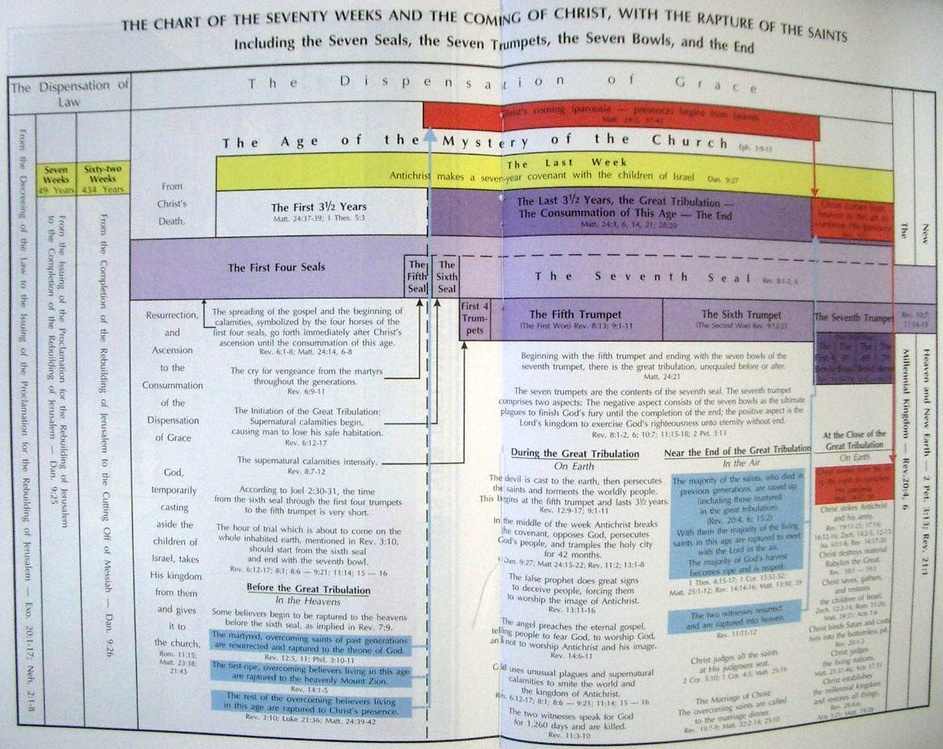
#> input picture Jubilee App/70weeks.jpg, 943 x 749 px, shrunk from 1157 x 919 before the run
$ python -i ocr_service.py   (imports and definitions only)
#> lines starting #> are read from the running program, lines starting #| are printed output that depends on the picture
import os
import tempfile
from typing import Dict
import pytesseract
from PIL import Image, ImageEnhance, ImageFilter
import cv2
import numpy as np

class OCRService:
    def __init__(self):
        # Configure tesseract if needed
        # pytesseract.pytesseract.tesseract_cmd = '/usr/bin/tesseract'  # Adjust path if needed
        pass

    def process_image(self, image_path: str) -> Dict:
        """Extract text from image using OCR"""
        try:
            # Enhance image for better OCR
            enhanced_path = self._enhance_image(image_path)

            # Extract text using tesseract
            text = pytesseract.image_to_string(
                Image.open(enhanced_path),
                config='--psm 6'  # Assume uniform block of text
            )

            # Clean up enhanced image
            if enhanced_path != image_path:
                os.remove(enhanced_path)

            # Clean extracted text
            cleaned_text = self._clean_extracted_text(text)

            return {
                'success': True,
                'text': cleaned_text,
                'original_text': text,
                'confidence': self._estimate_confidence(text)
            }

        except Exception as e:
            return {
                'success': False,
                'error': str(e)
            }

    def _enhance_image(self, image_path: str) -> str:
        """Enhance image quality for better OCR results"""
#> called with image_path = '../../../Jubilee App/70weeks.jpg'
        try:
            # Open image with PIL
            image = Image.open(image_path)
#> image is the input picture: PIL image 943x749 RGB; mean R, G, B 192.1, 192.9, 194.2

            # Convert to grayscale
            if image.mode != 'L':
                image = image.convert('L')
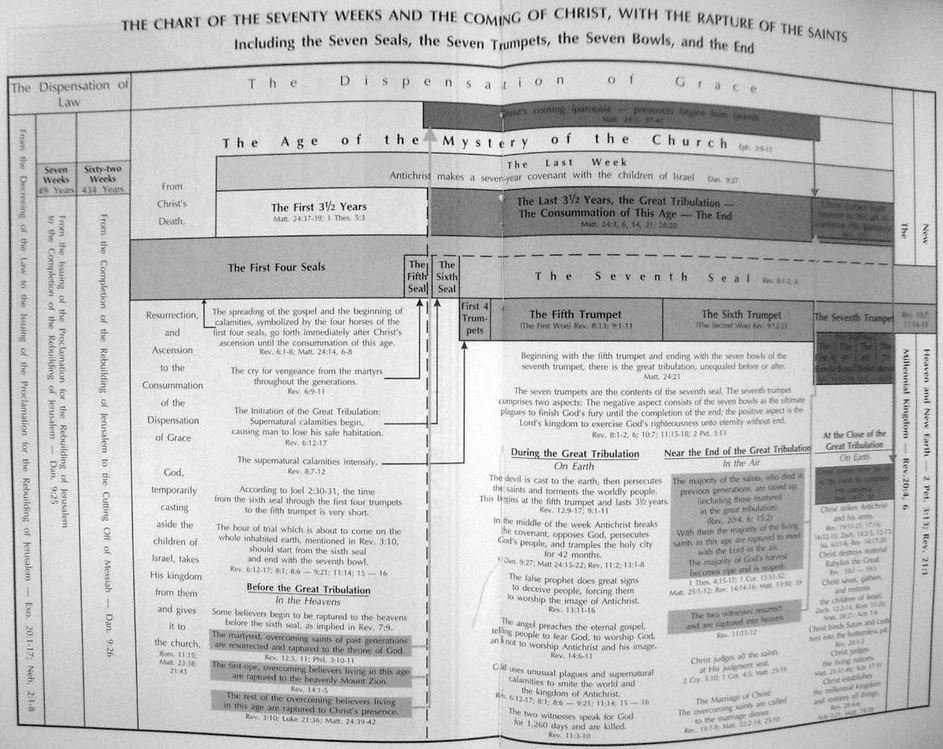
#> image: PIL image 943x749 L; min 0, max 255, mean 192.9

            # Enhance contrast
            enhancer = ImageEnhance.Contrast(image)
            image = enhancer.enhance(2.0)
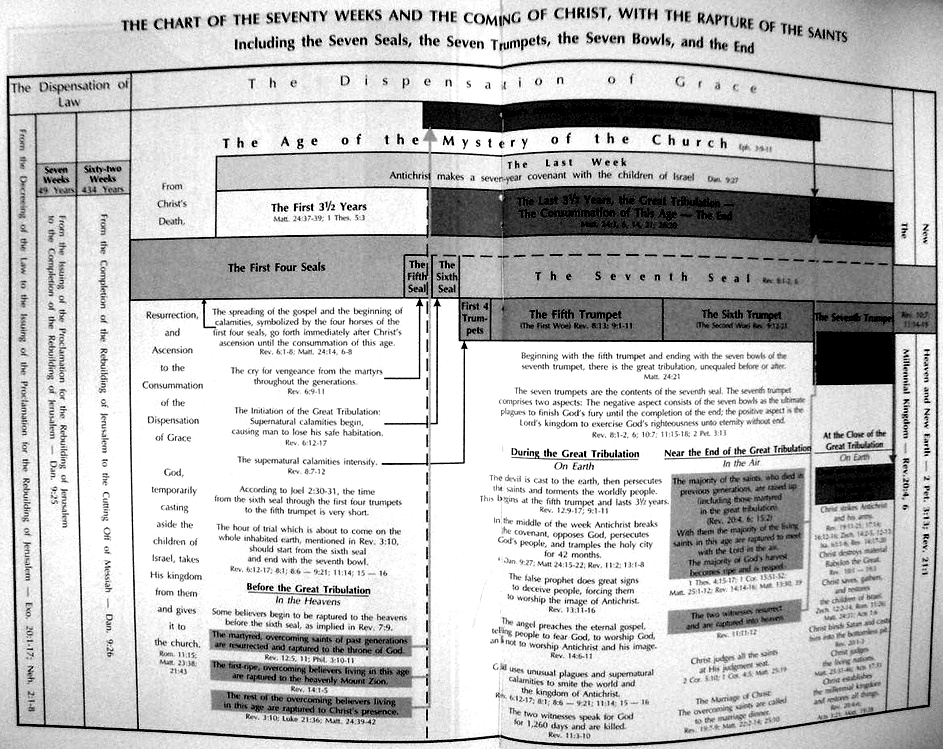
#> image: PIL image 943x749 L; min 0, max 255, mean 190.7

            # Enhance sharpness
            enhancer = ImageEnhance.Sharpness(image)
            image = enhancer.enhance(2.0)

            # Apply noise reduction
            image = image.filter(ImageFilter.MedianFilter(size=3))
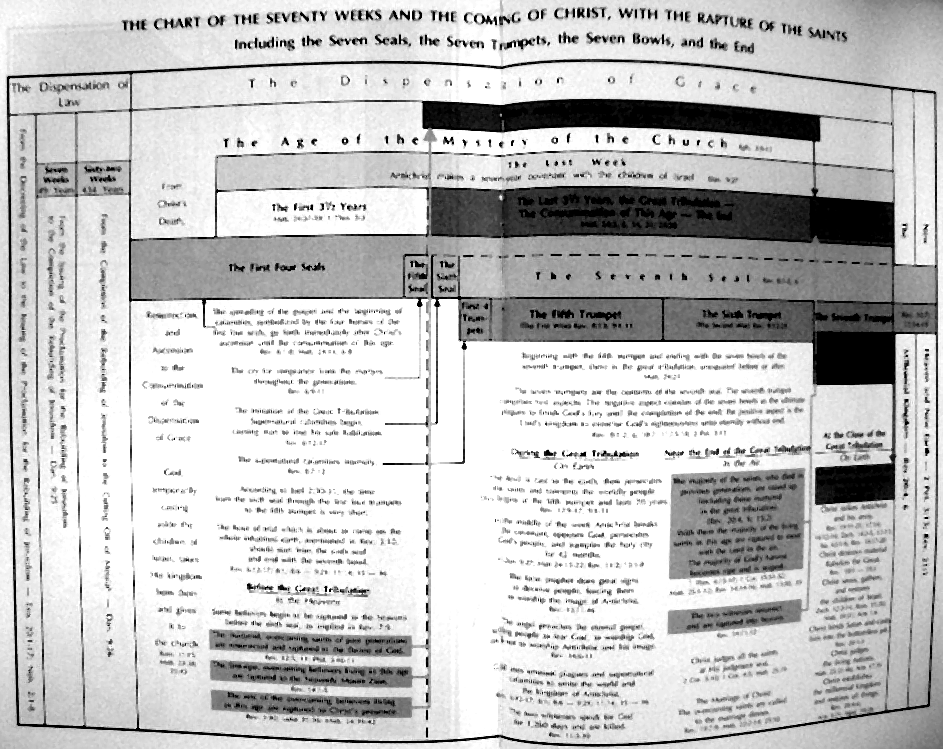
#> image: PIL image 943x749 L; min 0, max 255, mean 193.9

            # Save enhanced image
            enhanced_path = os.path.join(
                tempfile.gettempdir(),
                f"enhanced_{os.path.basename(image_path)}"
            )
            image.save(enhanced_path)

            return enhanced_path

        except Exception:
            # If enhancement fails, return original path
            return image_path

    # [62 lines left out: functions _clean_extracted_text, _fix_common_ocr_errors, _estimate_confidence, not called in this run]

    def enhance_image_for_ocr(self, image_path: str) -> str:
        """Public method to enhance image for OCR"""
        return self._enhance_image(image_path)

#> (the run stopped early here; a loop or call above may not have finished)
